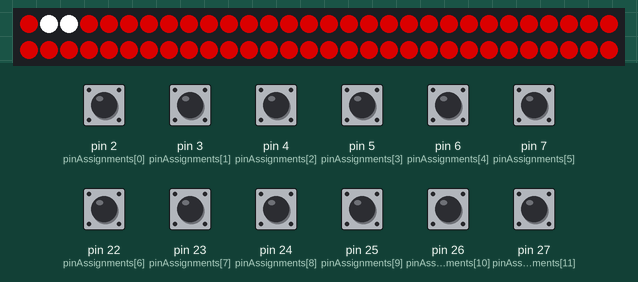
Recording of a sketch running on a simulated Arduino Mega 2560, built with avr-gcc and run on an emulated ATmega2560. Parts: 60 RGB LEDs in strip order, left to right, continuing on the next row. The test bench sets the inputs (shaded band); at power-on: pin 2 (pinAssignments[0]), pin 3 (pinAssignments[1]), pin 4 (pinAssignments[2]), pin 5 (pinAssignments[3]), pin 6 (pinAssignments[4]), pin 7 (pinAssignments[5]), pin 22 (pinAssignments[6]), pin 23 (pinAssignments[7]), pin 24 (pinAssignments[8]), pin 25 (pinAssignments[9]), pin 26 (pinAssignments[10]), pin 27 (pinAssignments[11]) HIGH. Random numbers use the default seed unless the sketch sets one.

Above: at 1.2 s.
1.3 s: pin 5 (pinAssignments[3]) pulled LOW for 0.15 s
At 1.7 s:
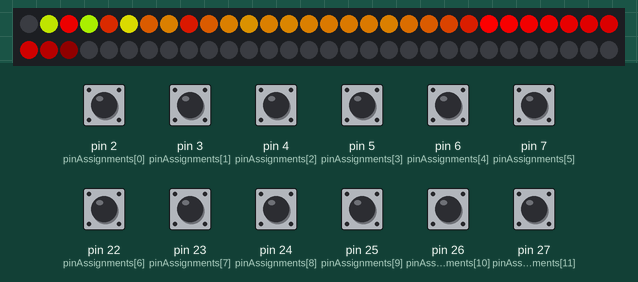
3.9 s: pin 4 (pinAssignments[2]) pulled LOW for 0.15 s
At 4.23 s:
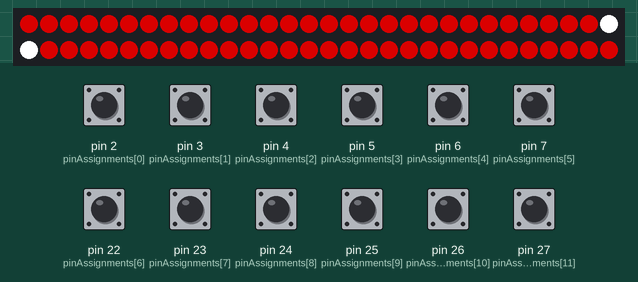
5.8 s: pin 3 (pinAssignments[1]) pulled LOW for 0.15 s
At 7.4 s:
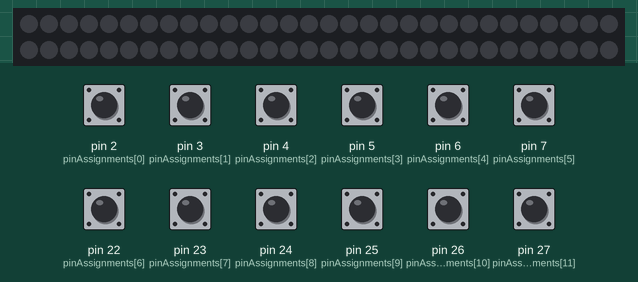
8.9 s: pin 24 (pinAssignments[8]) pulled LOW for 0.15 s
12.0 s: pin 26 (pinAssignments[10]) pulled LOW for 0.15 s
At 14.4 s:
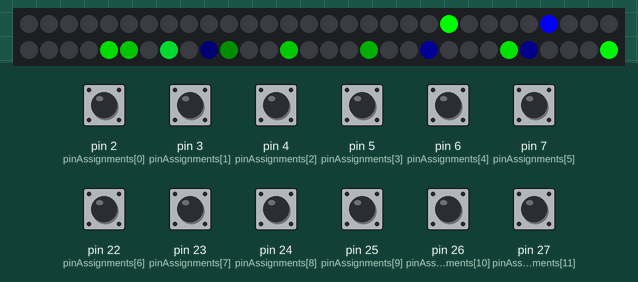
15.1 s: pin 22 (pinAssignments[6]) pulled LOW for 0.15 s
At 17.2 s:
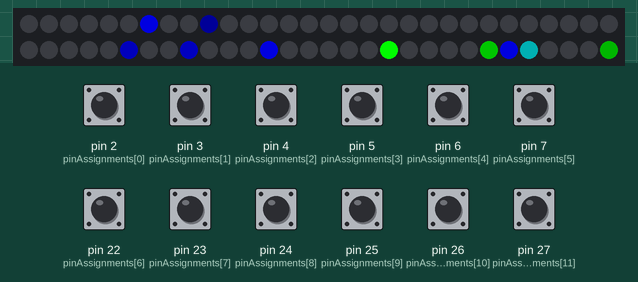

Measured:
- what the display in image 4 shows lasts 1.4 s, from 13.4 s to 14.8 s

The sketch:

OrganGoesToFestival.ino
```cpp
#include <Adafruit_NeoPixel.h>
#define NUM_LEDS 60
/* Pin assignments
    ===Colors===
    Red 2
    yellow 3
    green 4
    blue 5
    ===Additions===
    6 speed +
    7 Speed -
    ============
    22 r +
    23 R -
    24 G+
    25 G-
    26 B+
    27 B-
*/

#define PIN 13
int pinAssignments[18] = {2, 3, 4, 5, 6, 7, 22, 23, 24, 25, 26, 27};
#define speedMod 0
int currPat = 0;
int red = 144;
int blue = 0;
int green = 0;
int speedVal = 10;
int rate = 10;
int currPattern = 2;


Adafruit_NeoPixel strip = Adafruit_NeoPixel(NUM_LEDS, PIN, NEO_GRB + NEO_KHZ800);

void setup() {
  Serial.begin(9600);

  for (int i = 0; i < 18; i++) { // uno doesn't have all the pins
    pinMode(pinAssignments[i], INPUT_PULLUP);
  }

  strip.begin();
  strip.show(); // Initialize all pixels to 'off'

  Serial.begin(9600);
}

void loop() {
  //  red = random(255);
  //  blue = random(100);
  //  green = 0;
  //  speedVal = random(0, 60);

  selectPattern();

  readKeys();
}

void readKeys() {
  if (digitalRead(pinAssignments[4]) == LOW) {
    if (checkIt(speedVal)) {
      speedVal += rate;
    }
  }

  if (digitalRead(pinAssignments[5]) == LOW) {
    if (speedVal - rate > 0) {
      speedVal -= rate;
    }
  }

  if (digitalRead(pinAssignments[6]) == LOW) {
    if (checkIt(red)) {
      red += rate;
    }
  }

  if (digitalRead(pinAssignments[7]) == LOW) {
    if (red - rate > 0) {
      red -= rate;
    }
  }

  if (digitalRead(pinAssignments[8]) == LOW) {
    if (checkIt(green)) {
      green += rate;
    }
  }
  if (digitalRead(pinAssignments[9]) == LOW) {
    if (green - rate > 0) {
      green -= rate;
    }
  }

  if (digitalRead(pinAssignments[10]) == LOW) {
    if (checkIt(blue)) {
      blue += rate;
    }
  }

  if (digitalRead(pinAssignments[11]) == LOW) {
    if (blue - rate > 0) {
      blue -= rate;
    }
  }
/*
  Serial.println("");
  Serial.println("");
  Serial.println("");
  Serial.println("");
  Serial.println("");
  Serial.println("");
  Serial.println("");
  Serial.println("");
  Serial.println("");

  Serial.print("SpeedVal: ");
  Serial.println(speedVal);

  Serial.print("Red: ");
  Serial.println(red);

  Serial.print("Green: ");
  Serial.println(green);

  Serial.print("Blue: ");
  Serial.println(blue);
  */
}

boolean checkIt(int which) {
  if (which + rate > 255) {
    return false;
  }
    return true;
}

void selectPattern() {
  switch (readPlungers()) {
    case 0:
      NewKITT(8, speedVal, speedVal);
      currPattern = 0;
      break;
    case 1:
      meteorRain(20, 64, true, speedVal);
      currPattern = 1;
      break;
    case 2:
      SnowSparkle( speedVal);
      currPattern = 2;
      break;
    case 3:
      Fire(speedVal, 120, 15);
      currPattern = 3;
      break;
  }
}

int readPlungers() {
  for (int i = 0; i < 4; i++) {
    if (!digitalRead(pinAssignments[i])) {
      //Serial.println(i);
      return (i);
    }
  }
  return (currPattern);
}

void Fire(int Cooling, int Sparking, int SpeedDelay) {
  static byte heat[NUM_LEDS];
  int cooldown;

  // Step 1.  Cool down every cell a little
  for ( int i = 0; i < NUM_LEDS; i++) {
    cooldown = random(0, ((Cooling * 10) / NUM_LEDS) + 2);

    if (cooldown > heat[i]) {
      heat[i] = 0;
    } else {
      heat[i] = heat[i] - cooldown;
    }
  }

  // Step 2.  Heat from each cell drifts 'up' and diffuses a little
  for ( int k = NUM_LEDS - 1; k >= 2; k--) {
    heat[k] = (heat[k - 1] + heat[k - 2] + heat[k - 2]) / 3;
  }

  // Step 3.  Randomly ignite new 'sparks' near the bottom
  if ( random(255) < Sparking ) {
    int y = random(7);
    heat[y] = heat[y] + random(160, 255);
    //heat[y] = random(160,255);
  }

  // Step 4.  Convert heat to LED colors
  for ( int j = 0; j < NUM_LEDS; j++) {
    setPixelHeatColor(j, heat[j] );
  }

  showStrip();
  //delay(SpeedDelay);
}

void setPixelHeatColor (int Pixel, byte temperature) {
  // Scale 'heat' down from 0-255 to 0-191
  byte t192 = round((temperature / 255.0) * 191);

  // calculate ramp up from
  byte heatramp = t192 & 0x3F; // 0..63
  heatramp <<= 2; // scale up to 0..252

  // figure out which third of the spectrum we're in:
  if ( t192 > 0x80) {                    // hottest
    setPixel(Pixel, red, 0, heatramp);
  } else if ( t192 > 0x40 ) {            // middle
    setPixel(Pixel, red, heatramp, blue);
  } else {                               // coolest
    setPixel(Pixel, heatramp, green, 0);
  }
}


void SnowSparkle( int SpeedDelay) {
  setAll(red, green, blue);

  int Pixel = random(NUM_LEDS);
  setPixel(Pixel, 0xff, 0xff, 0xff);
  setPixel(Pixel+1, 0xff, 0xff, 0xff);
  setPixel(Pixel+2, 0xff, 0xff, 0xff);
  showStrip();
  //delay(SpeedDelay);
  setPixel(Pixel, red, green, blue);
  setPixel(Pixel+1, 0xff, 0xff, 0xff);
  setPixel(Pixel+2, 0xff, 0xff, 0xff);
  showStrip();
  delay(100);
}
void meteorRain(byte meteorSize, byte meteorTrailDecay, boolean meteorRandomDecay, int SpeedDelay) {
  setAll(0, 0, 0);

  for (int i = 0; i < NUM_LEDS + NUM_LEDS; i++) {
    readKeys();

    // fade brightness all LEDs one step
    for (int j = 0; j < NUM_LEDS; j++) {
      if ( (!meteorRandomDecay) || (random(10) > 5) ) {
        fadeToBlack(j, meteorTrailDecay );
      }
    }

    // draw meteor
    for (int j = 0; j < meteorSize; j++) {
      if ( ( i - j < NUM_LEDS) && (i - j >= 0) ) {
        setPixel(i - j, red, green, blue);
      }
    }

    showStrip();
    //delay(SpeedDelay);
  }
}

void fadeToBlack(int ledNo, byte fadeValue) {
#ifdef ADAFRUIT_NEOPIXEL_H
  // NeoPixel
  uint32_t oldColor;
  uint8_t r, g, b;
  //int value;

  oldColor = strip.getPixelColor(ledNo);
  r = (oldColor & 0x00ff0000UL) >> 16;
  g = (oldColor & 0x0000ff00UL) >> 8;
  b = (oldColor & 0x000000ffUL);

  r = (r <= 10) ? 0 : (int) r - (r * fadeValue / 256 + random(5));
  g = (g <= 10) ? 0 : (int) g - (g * fadeValue / 256 + random(50));
  b = (b <= 10) ? 0 : (int) b - (b * fadeValue / 256 + random(50));

  strip.setPixelColor(ledNo, r, g, b);
#endif
#ifndef ADAFRUIT_NEOPIXEL_H
  // FastLED
  leds[ledNo].fadeToBlackBy( fadeValue );
#endif
}

void NewKITT(int EyeSize, int SpeedDelay, int ReturnDelay) {

  OutsideToCenter(EyeSize, SpeedDelay, ReturnDelay);
  CenterToOutside(EyeSize, SpeedDelay, ReturnDelay);

}

void CenterToOutside(int EyeSize, int SpeedDelay, int ReturnDelay) {
  for (int i = ((NUM_LEDS - EyeSize) / 2); i >= 0; i--) {
    readKeys();
    setAll(0, 0, 0);

    setPixel(i, red / 10, green / 10, blue / 10);
    for (int j = 1; j <= EyeSize; j++) {
      setPixel(i + j, red, green, blue);
    }
    setPixel(i + EyeSize + 1, red / 10, green / 10, blue / 10);

    setPixel(NUM_LEDS - i, red / 10, green / 10, blue / 10);
    for (int j = 1; j <= EyeSize; j++) {
      setPixel(NUM_LEDS - i - j, red, green, blue);
    }
    setPixel(NUM_LEDS - i - EyeSize - 1, red / 10, green / 10, blue / 10);

    showStrip();
    delay(50);
  }
  delay(ReturnDelay);
}

void OutsideToCenter(int EyeSize, int SpeedDelay, int ReturnDelay) {
  for (int i = 0; i <= ((NUM_LEDS - EyeSize) / 2); i++) {
    readKeys();
    setAll(0, 0, 0);

    setPixel(i, red / 10, green / 10, blue / 10);
    for (int j = 1; j <= EyeSize; j++) {
      setPixel(i + j, red, green, blue);
    }
    setPixel(i + EyeSize + 1, red / 10, green / 10, blue / 10);

    setPixel(NUM_LEDS - i, red / 10, green / 10, blue / 10);
    for (int j = 1; j <= EyeSize; j++) {
      setPixel(NUM_LEDS - i - j, red, green, blue);
    }
    setPixel(NUM_LEDS - i - EyeSize - 1, red / 10, green / 10, blue / 10);

    showStrip();
    delay(50);
  }

  delay(ReturnDelay);
}


void showStrip() {
#ifdef ADAFRUIT_NEOPIXEL_H
  // NeoPixel
  strip.show();
#endif
#ifndef ADAFRUIT_NEOPIXEL_H
  // FastLED
  FastLED.show();
#endif
}

void setPixel(int Pixel, byte red, byte green, byte blue) {
#ifdef ADAFRUIT_NEOPIXEL_H
  // NeoPixel
  strip.setPixelColor(Pixel, strip.Color(red, green, blue));
#endif
#ifndef ADAFRUIT_NEOPIXEL_H
  // FastLED
  leds[Pixel].r = red;
  leds[Pixel].g = green;
  leds[Pixel].b = blue;
#endif
}

void setAll(byte red, byte green, byte blue) {
  for (int i = 0; i < NUM_LEDS; i++ ) {
    setPixel(i, red, green, blue);
  }
  showStrip();
}
```
